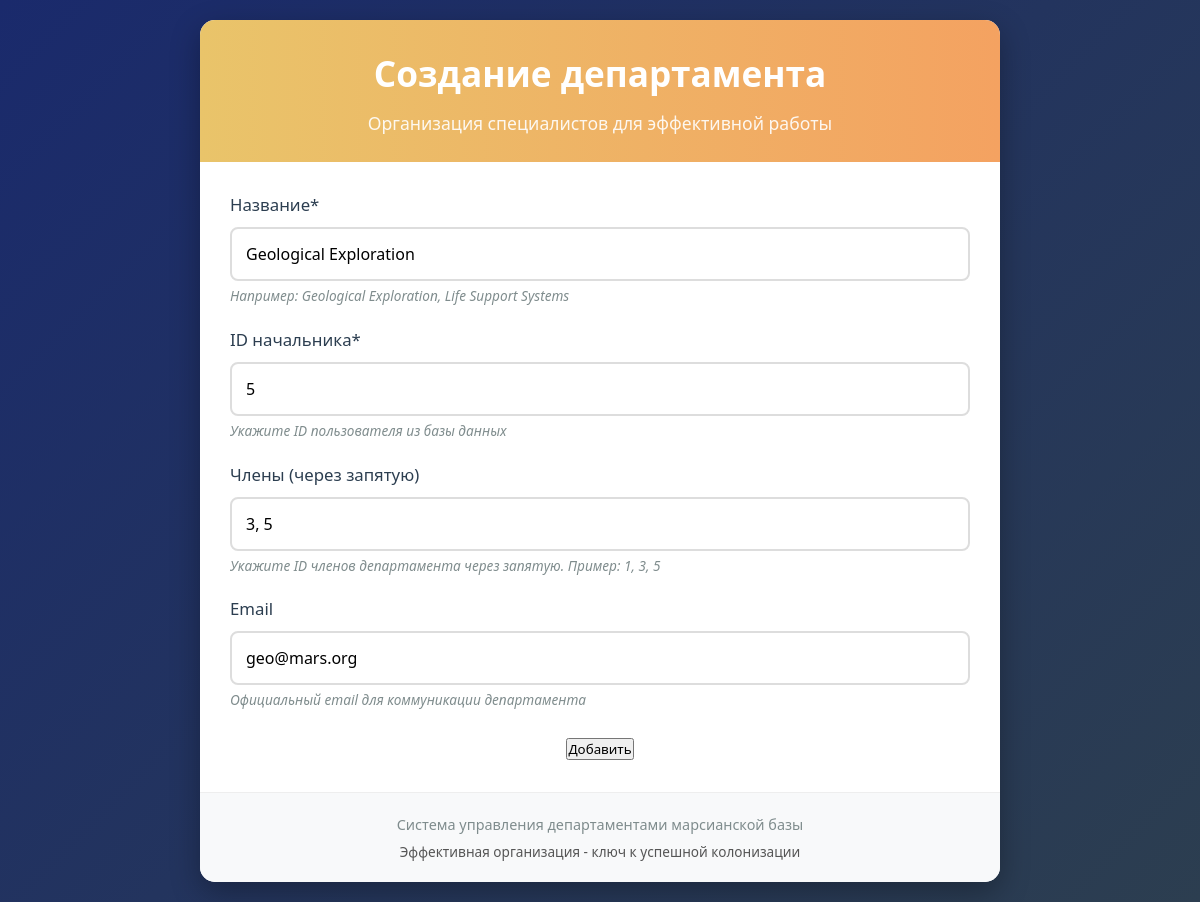
The app's page /edit_department/1 (signed in), older data.
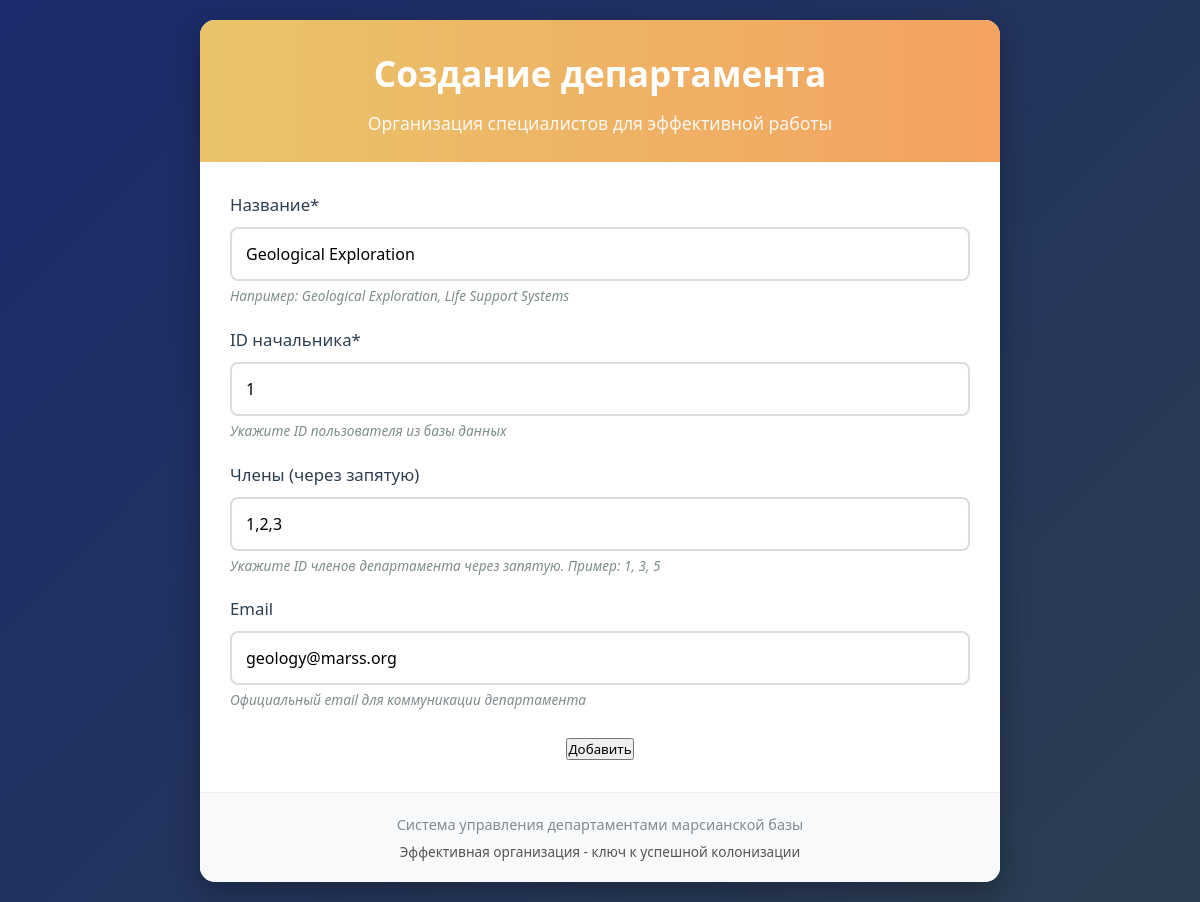
The same page, newer data.
### data/models.py (models this page shows)
class Department(SqlAlchemyBase):
    __tablename__ = 'departments'
    id = Column(Integer, primary_key=True, autoincrement=True)
    title = Column(String, nullable=False)
    chief = Column(Integer, ForeignKey('users.id'), nullable=False)
    members = Column(String)
    email = Column(String, unique=True, nullable=False)
    chief_user = relationship("User", back_populates="departments")

### app.py (the view, shortened to what this page needs)
@app.route('/edit_department/<int:id>', methods=['GET', 'POST'])
@login_required
def edit_department(id):
    db_sess = db_session.create_session()
    dept = db_sess.query(Department).get(id)
    if not dept:
        flash('Департамент не найден', 'danger')
        return redirect('/departments')
    if current_user.id != dept.chief and current_user.id != 1:
        flash('У вас нет прав для редактирования этого департамента', 'danger')
        return redirect('/departments')
    form = DepartmentForm()
    if request.method == "GET":
        form.title.data = dept.title
        form.chief.data = dept.chief
        form.members.data = dept.members
        form.email.data = dept.email
    return render_template('create_department.html', form=form, title='Редактирование департамента')

### forms/department.py
class DepartmentForm(FlaskForm):
    title = StringField('Название', validators=[DataRequired()])
    chief = IntegerField('ID начальника', validators=[DataRequired()])
    members = StringField('Члены (через запятую)')
    email = StringField('Email')
    submit = SubmitField('Добавить')

### app.py (called while the page is built)
@login_manager.user_loader
def load_user(user_id):
    db_sess = db_session.create_session()
    return db_sess.get(User, user_id)  # Используем современный метод Session.get()

### data/db_session.py (called while the page is built)
def create_session() -> Session:
    global __factory
    return __factory()

### templates/create_department.html (shortened to what this page needs)
<!DOCTYPE html>
<html lang="ru">
<head>
</head>
<body>
    <div class="container">
        <header>
            <h1>Создание департамента</h1>
            <p class="subtitle">Организация специалистов для эффективной работы</p>
        </header>
        <div class="form-section">
            <form method="POST" novalidate>
                <div class="form-group">
                    <label for="title">{{ form.title.label.text }}*</label>
                    {{ form.title(class="form-control", placeholder="Название департамента") }}
                    <div class="field-hint">Например: Geological Exploration, Life Support Systems</div>
                </div>
                <div class="form-group">
                    <label for="chief">{{ form.chief.label.text }}*</label>
                    {{ form.chief(class="form-control", placeholder="ID начальника департамента") }}
                    <div class="field-hint">Укажите ID пользователя из базы данных</div>
                </div>
                <div class="form-group">
                    <label for="members">{{ form.members.label.text }}</label>
                    {{ form.members(class="form-control", placeholder="ID членов через запятую: 1, 3, 5") }}
                    <div class="field-hint">Укажите ID членов департамента через запятую. Пример: 1, 3, 5</div>
                </div>
                <div class="form-group">
                    <label for="email">{{ form.email.label.text }}</label>
                    {{ form.email(class="form-control", placeholder="Email департамента") }}
                    <div class="field-hint">Официальный email для коммуникации департамента</div>
                </div>
                <div class="submit-container">
                    {{ form.submit(class="btn-submit") }}
                </div>
            </form>
        </div>
        <footer>
            <p>Система управления департаментами марсианской базы</p>
            <p style="margin-top: 5px; font-size: 0.85rem; color: #555;">Эффективная организация - ключ к успешной колонизации</p>
        </footer>
    </div>
</body>
</html>

Row changes from the older to the newer data that the page shows:
changed Department "Geological Exploration": chief "5" → "1"; members "3, 5" → "1,2,3"; email "geo@mars.org" → "geology@marss.org"
